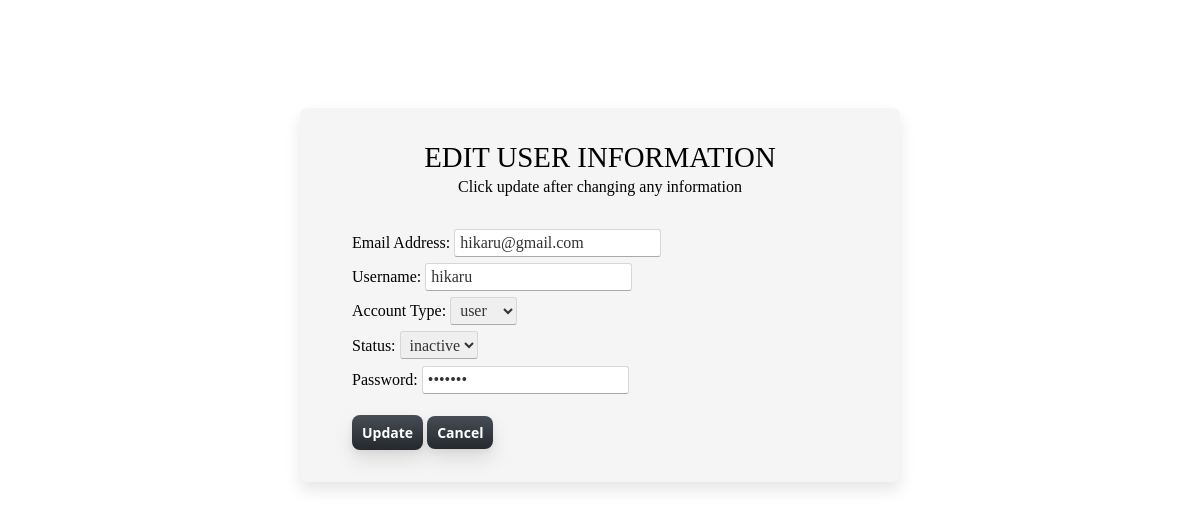
The page /edit.php?id=3 on the database its author committed.
### tables this page shows
CREATE TABLE `tbluseraccount` (
  `acctID` int(5) NOT NULL,
  `userID` int(5) NOT NULL,
  `emailadd` varchar(20) NOT NULL,
  `username` varchar(20) NOT NULL,
  `acct_type` varchar(20) NOT NULL DEFAULT 'user',
  `password` varchar(20) NOT NULL,
  `status` varchar(10) NOT NULL DEFAULT 'active'
);

### edit.php (the view, shortened to what this page needs)
<?php
include 'connect.php';
$id = $_GET["id"];
?>
<!DOCTYPE html>
<html lang="en">
<head>
    <link href="https://cdn.jsdelivr.net/npm/bootstrap@5.2.3/dist/css/bootstrap.min.css" rel="stylesheet">
    <link rel="stylesheet" href="https://cdnjs.cloudflare.com/ajax/libs/font-awesome/6.4.0/css/all.min.css" />
    <link rel="stylesheet" href="css/style1.css" />
    <link rel="stylesheet" href="css/admin-style.css" />
</head>
<body>
    <div class="edit-userdata">
        <h3 class="edit-header">Edit User Information</h3>
        <p class="edit-sub-header">Click update after changing any information</p>
        <?php
            $sql = "SELECT * FROM `tbluseraccount` WHERE acctID = $id LIMIT 1";
            $result = mysqli_query($connection, $sql);
            $row = mysqli_fetch_assoc($result);
        ?>
        <form action="" method="post">
            <div class="edit-inputs">
                <div class="col">
                    <label class="form-label">Email Address:</label>
                    <input type="text" class="box" name="email" value="<?php echo $row['emailadd'] ?>">
                </div>
                <div class="col">
                    <label class="form-label">Username:</label>
                    <input type="text" class="box" name="username" value="<?php echo $row['username'] ?>">
                </div>
                <div class="col">
                    <label class="form-label">Account Type:</label>
                    <select name="acct_type" class="box">
                      <option value="user">user</option>
                    </select>
                </div>
                <div class="col">
                    <label class="form-label">Status:</label>
                    <select name="status" class="box">
                        <option value="inactive" <?php if ($row['status'] == 'inactive') echo 'selected'; ?>>inactive</option>
                    </select>
                </div>
                <div class="col">
                    <label class="form-label">Password:</label>
                    <input type="password" class="box" name="password" value="<?php echo $row['password'] ?>">
                </div>
            </div>
            <div class="update_cancel">
                <button type="submit" class="buttons" name="submit">Update</button>
                <a href="admin_index.php" class="buttons">Cancel</a>
            </div>
        </form>
    </div>
</body>
</html>

### css/style1.css (style rules this page uses)
* { margin: 0; padding: 0; color: black; box-sizing: border-box; font-family: "Cormorant Garamond", serif; }
body { display: flex; flex-direction: column; min-height: 100vh; }
.buttons { background-image: linear-gradient(#464d55, #25292e); border: 0 solid #e5e7eb; border-radius: 0.5rem; color: #fff; font-family: "Segoe UI"; font-size: 14px; font-weight: 600; padding: 7px 10px; text-align: center; box-shadow: 0 10px 20px rgba(0, 0, 0, 0.1), 0 3px 6px rgba(0, 0, 0, 0.05); text-decoration: none; cursor: pointer; }

### css/admin-style.css (style rules this page uses)
:root { --red: #d54e4e; --border: 0.1rem solid var(--black); --box-shadow: 0 0.5rem 1rem rgba(0, 0, 0, 0.1); }
* { margin: 0; padding: 0; box-sizing: border-box; transition: all 0.2s linear; font-family: "Cormorant Garamond", serif; }
.box { height: 28px; border: 0.5px solid rgb(216, 215, 215); padding-left: 5px; outline: none; color: #333; transition: all 0.2s ease; border-bottom: 1.5px solid #aaaaaa; border-radius: 3px; }
.edit-inputs { margin-left: 20px; margin-top: 30px; margin-bottom: 15px; }
.edit-userdata { position: absolute; background-color: whitesmoke; border-radius: 0.5rem; padding: 2rem; text-align: left; box-shadow: var(--box-shadow); border: var(--border); width: 50%; height: auto; margin: 9% 25%; }
.edit-header { font-size: 1.8rem; font-family: "Cormorant Garamond", serif; text-transform: uppercase; color: var(--black); margin-bottom: 0rem; text-align: center; }
.edit-sub-header { font-size: 1rem; font-family: "Cormorant Garamond", serif; color: var(--black); text-align: center; }
.update_cancel { margin-left: 20px; }

### rows shown on the page
tbluseraccount: email "hikaru@gmail.com", username "hikaru", status "inactive"
